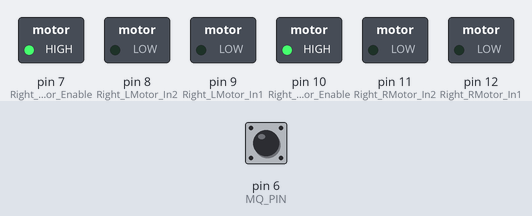
A sketch run on a simulated Arduino Uno, built with avr-gcc and run on an emulated ATmega328P. Parts: switched loads named in the sketch (green lamp = pin HIGH). The test bench sets the inputs (shaded band); at power-on: pin 6 (MQ_PIN) LOW. What the sketch prints to the serial monitor is not drawn.

Above: at 1.2 s.
1.3 s: pin 6 (MQ_PIN) driven HIGH
At 1.7 s:
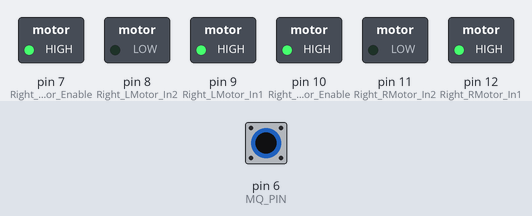
3.8 s: pin 6 (MQ_PIN) driven LOW
At 5.1 s:
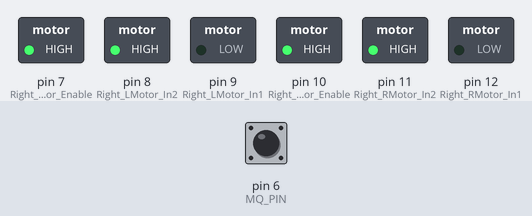
6.8 s: pin 6 (MQ_PIN) pulsed HIGH 2 times (0.12 s each, 0.3 s apart)
At 7.1 s:
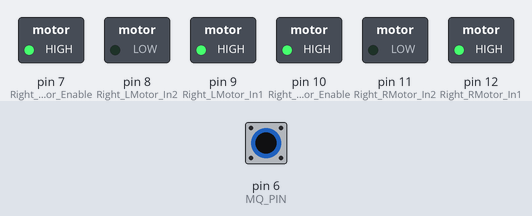
10.4 s: pin 6 (MQ_PIN) pulsed HIGH 5 times (0.12 s each, 0.3 s apart)
At 13.7 s:
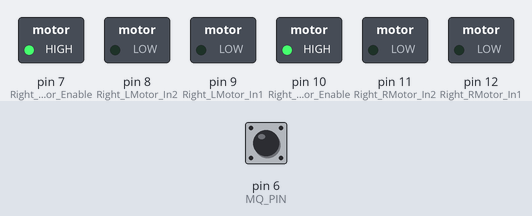
Timing chart, 0 to 15.2 s (numbered marks = the images above; inputs shaded):
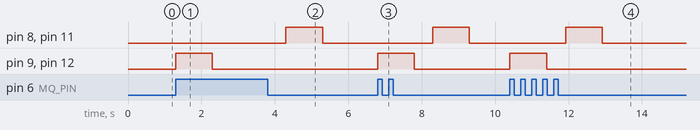

Measured:
- after the input at 1.3 s, pin 9 (Right_LMotor_In1), pin 12 (Right_RMotor_In1): LOW → HIGH at once, → LOW 1.0 s later
- after the input at 3.8 s, pin 8 (Right_LMotor_In2), pin 11 (Right_RMotor_In2): LOW → HIGH after 0.50 s, → LOW 1.0 s later
- after the input at 6.8 s, pin 8 (Right_LMotor_In2), pin 11 (Right_RMotor_In2): LOW → HIGH after 1.5 s, → LOW 1.0 s later; pin 9 (Right_LMotor_In1), pin 12 (Right_RMotor_In1): LOW → HIGH at once, → LOW 1.0 s later
- after the input at 10.4 s, pin 8 (Right_LMotor_In2), pin 11 (Right_RMotor_In2): LOW → HIGH after 1.5 s, → LOW 1.0 s later; pin 9 (Right_LMotor_In1), pin 12 (Right_RMotor_In1): LOW → HIGH at once, → LOW 1.0 s later

The sketch:

fire_code.ino
```cpp
#define Right_RMotor_In1        12
#define Right_RMotor_In2        11
#define Right_RMotor_Enable     10
#define Right_LMotor_In1        9
#define Right_LMotor_In2        8
#define Right_LMotor_Enable     7
#define MQ_PIN                  6

void Motor_Stop(void)
{
      digitalWrite(Right_RMotor_In1,LOW);
      digitalWrite(Right_RMotor_In2,LOW);

      digitalWrite(Right_LMotor_In1,LOW);
      digitalWrite(Right_LMotor_In2,LOW);
}

void Motor_stepForward(void)
{
      digitalWrite(Right_RMotor_In1,HIGH);
      digitalWrite(Right_RMotor_In2,LOW);

      digitalWrite(Right_LMotor_In1,HIGH);
      digitalWrite(Right_LMotor_In2,LOW);
}

void Motor_stepReverse(void)
{
      digitalWrite(Right_RMotor_In1,LOW);
      digitalWrite(Right_RMotor_In2,HIGH);

      digitalWrite(Right_LMotor_In1,LOW);
      digitalWrite(Right_LMotor_In2,HIGH);
}
void setup() {

    Serial.begin(9600); // Initialize serial communication

    /*Define the pin of the MQ-2 Sensor as input pin*/
     pinMode(Right_RMotor_In1,      OUTPUT);
     pinMode(Right_RMotor_In2,      OUTPUT);
     pinMode(Right_RMotor_Enable,   OUTPUT);

     pinMode(Right_LMotor_In1,      OUTPUT);
     pinMode(Right_LMotor_In2,      OUTPUT);
     pinMode(Right_LMotor_Enable,   OUTPUT);

     pinMode(MQ_PIN,                INPUT);

     digitalWrite(Right_RMotor_Enable,HIGH);
     digitalWrite(Right_LMotor_Enable,HIGH);
}

void loop() {

     if(digitalRead(MQ_PIN))
     {

      Motor_stepForward();

      delay(1000);

      // the robot reached to the fire location
      Motor_Stop();

      // check again if a fire still occuring
      if(digitalRead(MQ_PIN))
       {
          while(digitalRead(MQ_PIN)== HIGH )
          {
            Serial.write('F');//Fire If the robot detect a fire
            Motor_Stop();
          }
       }

     if(digitalRead(MQ_PIN) == LOW)
      {
         delay(500);
         Serial.write('S');//Fire is Fake

          /* The robot return to it is initial place */
          Motor_stepReverse();
          delay(1000);
          Motor_Stop();
      }

     }
     else
     {
       Motor_Stop();

      Serial.write('S');

     }

}
```
